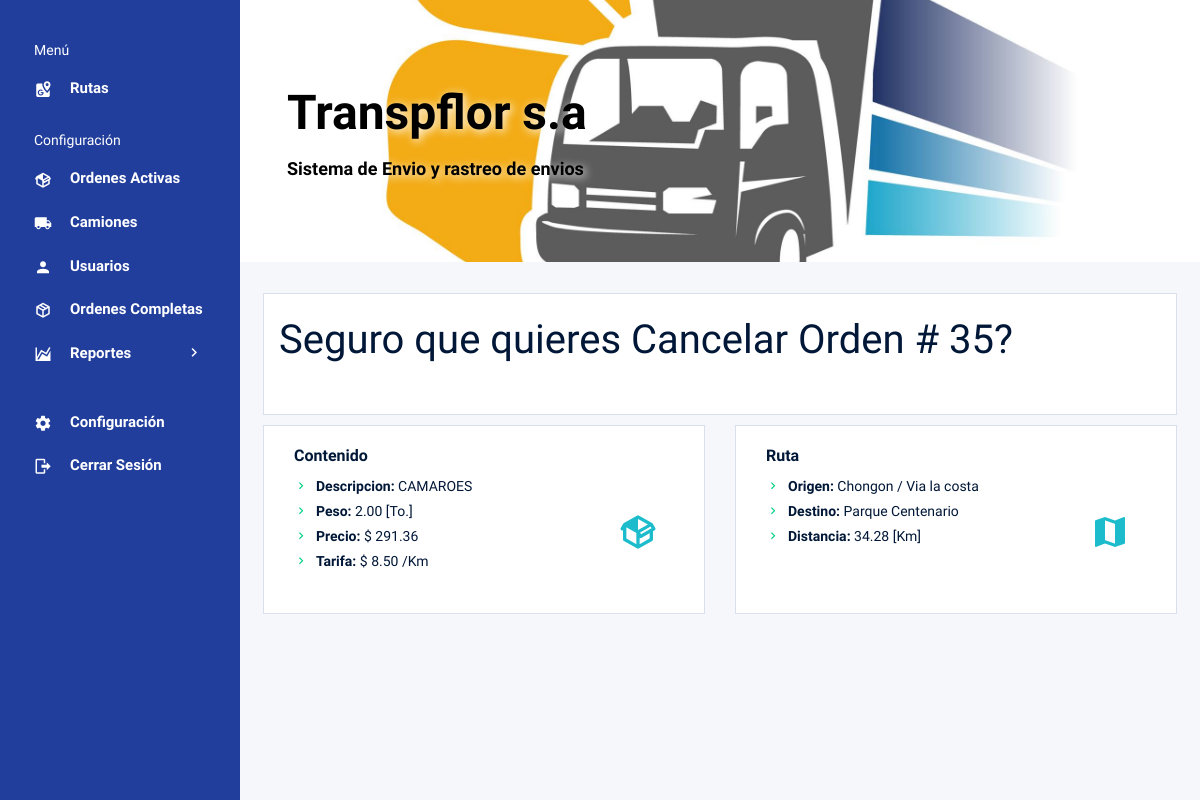
The page /cancelar/35 (signed in) on the database its author committed.
### Heraldo/models.py (models this page shows)
class Order(models.Model):
    ORDER_STATUS = [
        ('PD', 'Pendiente'),
        ('EP', 'En Proceso'),
        ('FN', 'Finalizado'),
        ('CN', 'Cancelado'),
    ]
    responsible = models.ForeignKey(User, on_delete=models.CASCADE)
    driver = models.ForeignKey(User, on_delete=models.CASCADE, related_name='conductor')
    client = models.ForeignKey(User, on_delete=models.CASCADE, related_name='client')
    truck = models.ForeignKey('Truck', on_delete=models.CASCADE, null=True, blank=True)
    content = models.CharField(max_length=255)
    origin =  models.CharField(max_length=255)
    origin_coord_lat =  models.CharField(max_length=255)
    origin_coord_long =  models.CharField(max_length=255)
    destination = models.CharField(max_length=255)
    destination_coord_lat = models.CharField(max_length=255)
    destination_coord_long = models.CharField(max_length=255)
    location_coord_lat = models.CharField(max_length=255, blank=True, null=True)
    location_coord_long = models.CharField(max_length=255, blank=True, null=True)
    location_update = models.DateTimeField(auto_now=True)
    peso = models.DecimalField(null=True, blank=True, max_digits=12, decimal_places=8)
    tarifa = models.DecimalField(null=True, blank=True, max_digits=12, decimal_places=8)
    precio = models.DecimalField(null=True, blank=True, max_digits=12, decimal_places=8)
    distancia = models.DecimalField(null=True, blank=True, max_digits=12, decimal_places=8)
    status = models.CharField(
        max_length=2,
        choices=ORDER_STATUS,
        default='PD',
    )
    unidad = models.CharField(max_length=10, blank=True, null=True)
    creation_date = models.DateTimeField(auto_now_add=True, blank=True, null=True)
    is_active = models.BooleanField(default=True)

### Zeus/views.py (the view)
# urls.py: path("cancelar/<str:order_id>", views.cancel_order, name="cancel_order"),
@login_required(login_url="/login")
def cancel_order(request, order_id):
    context = {}
    if request.method =='POST':
        try:
            order_id = request.POST["order"]
            order = Order.objects.get(id=order_id)
            order.status = 'CN'
            order.save()
        except:
            context['error_message'] = 'No se pudo obtener la orden ' + str(order_id)
            return render(request, 'Zeus/v2/error-page.html', context)
        return redirect('orders')
    else:
        order = Order.objects.get(id=order_id)
        context['order'] = model_to_dict(order)
        context['order']['status'] = ORDER_STATUS[order.status]
        return render(request, 'Zeus/v2/cancel-order.html', context)

### Zeus/templates/Zeus/v2/cancel-order.html (shortened to what this page needs)
{% extends "Zeus/base-v2.html" %}
{% block main %}
<div class="row">
    <div class="col-lg-12 d-flex align-items-strech">
      <div class="card w-100">
        <div class="card-body">
          <div>
            <div class="mb-3 mb-sm-0">
                <div class="row alig n-items-start">
                  <h1 class=" display-3">Seguro que quieres Cancelar Orden # {{ order.id }}?</h5>
                </div>
              <br/>
            </div>
          </div>
        </div>
      </div>
    </div>
  </div>
  <div class="row" style="padding: 10px 0px;">
    <div class="col-md-6 grid-margin ">
      <div class="card">
        <div class="card-body">
          <h3 class="card-title">Contenido</h3>
          <div class="media">
            <div class="media-body">
              <ul class="list-arrow">
                  <li><b>Descripcion:</b> {{ order.content|default_if_none:"" }}</li>
                  <li><b>Peso:</b>  {{ order.peso|default_if_none:""|floatformat:2 }} [{{ order.unidad|default_if_none:"" }}.]</li>
                  <li><b>Precio:</b> $ {{ order.precio|default_if_none:""|floatformat:2 }}</li>
                  <li><b>Tarifa: </b>$ {{ order.tarifa|default_if_none:""|floatformat:2 }} /Km </li>
                </ul>
            </div>
            <i class="mdi mdi-package-variant icon-lg text-info d-flex align-self-center mr-3"></i>
          </div>
        </div>
      </div>
    </div>
    <div class="col-md-6 grid-margin ">
      <div class="card">
        <div class="card-body">
          <h4 class="card-title">Ruta</h4>
          <div class="media">
              <div class="media-body">
                  <ul class="list-arrow">
                      <li><b>Origen:</b> {{ order.origin|default_if_none:"" }}</li>
                      <li><b>Destino:</b> {{ order.destination|default_if_none:"" }}</li>
                      <li><b>Distancia:</b> {{ order.distancia|default_if_none:""|floatformat:2 }} [Km]</li>
                    </ul>
                </div>
                <i class="mdi mdi-map icon-lg text-info d-flex align-self-center mr-3"></i>
          </div>
        </div>
      </div>
    </div>
    </div>
{% endblock %}

### rows shown on the page
Order: content "CAMAROES", peso "2.00", unidad "To", precio "291.36", tarifa "8.50", origin "Chongon / Via la costa", destination "Parque Centenario", distancia "34.28"

### other values the page prints
{{ order.id }} "35"
